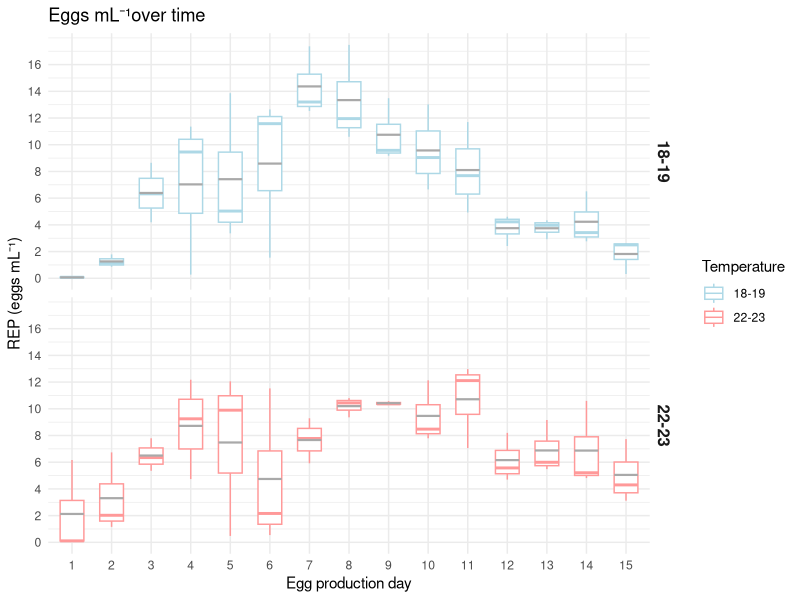

R code for this plot:
## ---- chunk 1
library(tidyverse)
library(ggplot2)
library(readxl)
library(tidyr)
## ---- chunk 2
data<-read_excel("rep dok.xlsx")
## ---- chunk 3
p<-ggplot(data,aes(x=factor(Day),y=Eggs_per_ml))+
  geom_boxplot(aes(colour=factor(Temperature)),width=0.6,outliner.size=2)+
  stat_summary(fun=mean,geom="crossbar",width=0.6,color="darkgray",size=0.3)+
  facet_grid(Temperature~.)+
  scale_colour_manual(values=c("18-19"="lightblue","22-23"="#FF9999"))+
  scale_y_continuous(breaks=seq(0,16,by=2))+
  theme_minimal()+
  labs(
    x="Egg production day",
    y="REP (eggs mL⁻¹)",
    title="Eggs mL⁻¹over time",
    color="Temperature"
  )+
  theme(strip.text = element_text(size=12,face="bold"))
# Lagre bilde for bruk i Word (god kvalitet og proporsjoner)
ggsave("high_contrast_graph_final_1.png", plot = p,
       width = 16, height = 10, dpi = 300, units = "cm", bg = "white")
